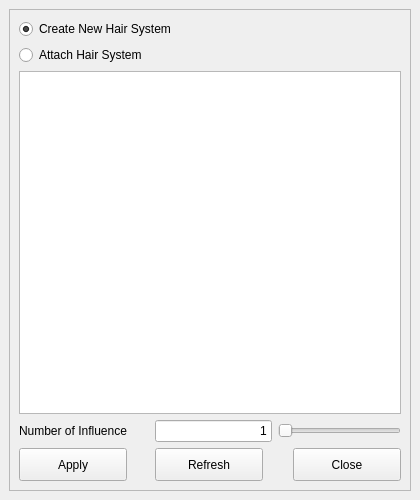
<?xml version="1.0" encoding="UTF-8"?>
<ui version="4.0">
 <class>HairSystemTool</class>
 <widget class="QMainWindow" name="HairSystemTool">
  <property name="geometry">
   <rect>
    <x>0</x>
    <y>0</y>
    <width>420</width>
    <height>500</height>
   </rect>
  </property>
  <property name="maximumSize">
   <size>
    <width>420</width>
    <height>1000</height>
   </size>
  </property>
  <property name="windowTitle">
   <string>MainWindow</string>
  </property>
  <widget class="QWidget" name="centralwidget">
   <layout class="QGridLayout" name="gridLayout">
    <item row="0" column="0">
     <widget class="QFrame" name="frame">
      <property name="focusPolicy">
       <enum>Qt::WheelFocus</enum>
      </property>
      <property name="frameShape">
       <enum>QFrame::StyledPanel</enum>
      </property>
      <property name="frameShadow">
       <enum>QFrame::Raised</enum>
      </property>
      <layout class="QGridLayout" name="gridLayout_2">
       <item row="3" column="2">
        <widget class="QLineEdit" name="intEdit">
         <property name="mouseTracking">
          <bool>true</bool>
         </property>
         <property name="acceptDrops">
          <bool>false</bool>
         </property>
         <property name="text">
          <string>1</string>
         </property>
         <property name="maxLength">
          <number>32755</number>
         </property>
         <property name="frame">
          <bool>true</bool>
         </property>
         <property name="alignment">
          <set>Qt::AlignRight|Qt::AlignTrailing|Qt::AlignVCenter</set>
         </property>
         <property name="dragEnabled">
          <bool>false</bool>
         </property>
         <property name="placeholderText">
          <string notr="true"/>
         </property>
         <property name="cursorMoveStyle">
          <enum>Qt::LogicalMoveStyle</enum>
         </property>
         <property name="+cc" stdset="0">
          <string>&quot;reload(ChangedCommand);ChangedCommand.fromLineEdit2Slider(\&quot;intEdit\&quot;, \&quot;intSlider\&quot;)&quot;</string>
         </property>
        </widget>
       </item>
       <item row="3" column="0" colspan="2">
        <widget class="QLabel" name="text">
         <property name="minimumSize">
          <size>
           <width>130</width>
           <height>16</height>
          </size>
         </property>
         <property name="maximumSize">
          <size>
           <width>130</width>
           <height>16</height>
          </size>
         </property>
         <property name="layoutDirection">
          <enum>Qt::LeftToRight</enum>
         </property>
         <property name="text">
          <string>Number of Influence</string>
         </property>
         <property name="textInteractionFlags">
          <set>Qt::LinksAccessibleByMouse</set>
         </property>
        </widget>
       </item>
       <item row="0" column="0" colspan="3">
        <widget class="QRadioButton" name="createRadioButton">
         <property name="toolTipDuration">
          <number>1</number>
         </property>
         <property name="text">
          <string>Create New Hair System</string>
         </property>
         <property name="checked">
          <bool>true</bool>
         </property>
         <property name="+onc" stdset="0">
          <string>&quot;reload(ChangedCommand);ChangedCommand.changeRadio2CreateMode(\&quot;scrollList\&quot;)&quot;</string>
         </property>
        </widget>
       </item>
       <item row="3" column="3" colspan="2">
        <widget class="QSlider" name="intSlider">
         <property name="minimumSize">
          <size>
           <width>123</width>
           <height>22</height>
          </size>
         </property>
         <property name="maximumSize">
          <size>
           <width>135</width>
           <height>22</height>
          </size>
         </property>
         <property name="minimum">
          <number>1</number>
         </property>
         <property name="maximum">
          <number>99</number>
         </property>
         <property name="pageStep">
          <number>10</number>
         </property>
         <property name="sliderPosition">
          <number>1</number>
         </property>
         <property name="tracking">
          <bool>true</bool>
         </property>
         <property name="orientation">
          <enum>Qt::Horizontal</enum>
         </property>
         <property name="tickPosition">
          <enum>QSlider::NoTicks</enum>
         </property>
         <property name="tickInterval">
          <number>0</number>
         </property>
         <property name="+dc" stdset="0">
          <string>&quot;reload(ChangedCommand);ChangedCommand.fromSlider2LineEdit(\&quot;intEdit\&quot;, \&quot;intSlider\&quot;)&quot;</string>
         </property>
        </widget>
       </item>
       <item row="7" column="2">
        <widget class="QPushButton" name="pushButton">
         <property name="minimumSize">
          <size>
           <width>108</width>
           <height>33</height>
          </size>
         </property>
         <property name="maximumSize">
          <size>
           <width>108</width>
           <height>33</height>
          </size>
         </property>
         <property name="text">
          <string>Refresh</string>
         </property>
         <property name="+c" stdset="0">
          <string>&quot;reload(ChangedCommand);ChangedCommand.doRefreshCmd(\&quot;scrollList\&quot;)&quot;</string>
         </property>
        </widget>
       </item>
       <item row="1" column="0" colspan="3">
        <widget class="QRadioButton" name="attachRadioButton">
         <property name="text">
          <string>Attach Hair System</string>
         </property>
         <property name="+onc" stdset="0">
          <string>&quot;reload(ChangedCommand);ChangedCommand.changeRadio2AttachMode(\&quot;scrollList\&quot;)&quot;</string>
         </property>
        </widget>
       </item>
       <item row="7" column="0">
        <widget class="QPushButton" name="applyButton">
         <property name="minimumSize">
          <size>
           <width>108</width>
           <height>33</height>
          </size>
         </property>
         <property name="maximumSize">
          <size>
           <width>108</width>
           <height>33</height>
          </size>
         </property>
         <property name="inputMethodHints">
          <set>Qt::ImhNone</set>
         </property>
         <property name="text">
          <string>Apply</string>
         </property>
         <property name="+c" stdset="0">
          <string>&quot;reload(ChangedCommand);ChangedCommand.doApplyCmd(\&quot;scrollList\&quot;, \&quot;intSlider\&quot;)&quot;</string>
         </property>
        </widget>
       </item>
       <item row="7" column="4">
        <widget class="QPushButton" name="closeButton">
         <property name="minimumSize">
          <size>
           <width>108</width>
           <height>33</height>
          </size>
         </property>
         <property name="maximumSize">
          <size>
           <width>108</width>
           <height>33</height>
          </size>
         </property>
         <property name="text">
          <string>Close</string>
         </property>
        </widget>
       </item>
       <item row="2" column="0" colspan="5">
        <widget class="QListWidget" name="scrollList">
         <property name="currentRow">
          <number>-1</number>
         </property>
        </widget>
       </item>
      </layout>
      <zorder>createRadioButton</zorder>
      <zorder>attachRadioButton</zorder>
      <zorder>text</zorder>
      <zorder>intSlider</zorder>
      <zorder>intEdit</zorder>
      <zorder>pushButton</zorder>
      <zorder>scrollList</zorder>
      <zorder>applyButton</zorder>
      <zorder>closeButton</zorder>
     </widget>
    </item>
   </layout>
  </widget>
  <action name="actionNothing">
   <property name="enabled">
    <bool>false</bool>
   </property>
   <property name="text">
    <string>nothing</string>
   </property>
  </action>
 </widget>
 <resources/>
 <connections>
  <connection>
   <sender>closeButton</sender>
   <signal>clicked()</signal>
   <receiver>HairSystemTool</receiver>
   <slot>close()</slot>
   <hints>
    <hint type="sourcelabel">
     <x>304</x>
     <y>470</y>
    </hint>
    <hint type="destinationlabel">
     <x>209</x>
     <y>249</y>
    </hint>
   </hints>
  </connection>
 </connections>
</ui>
